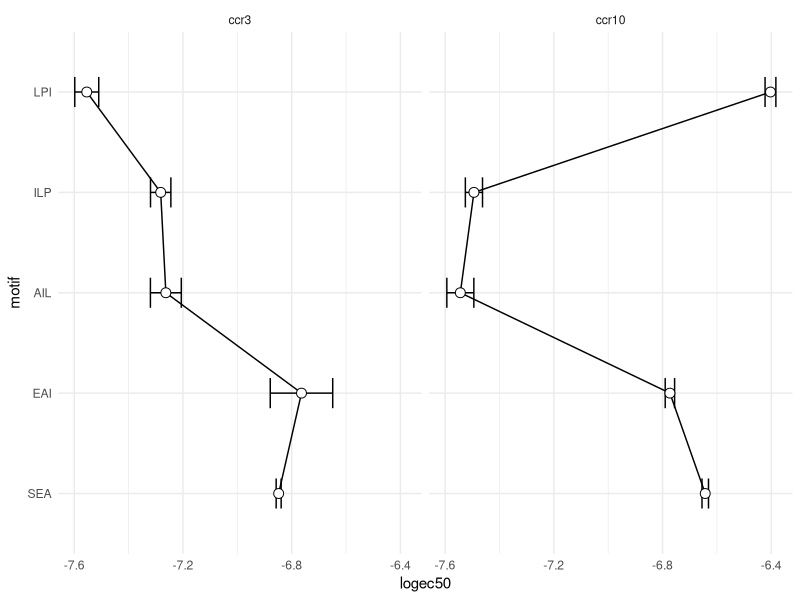
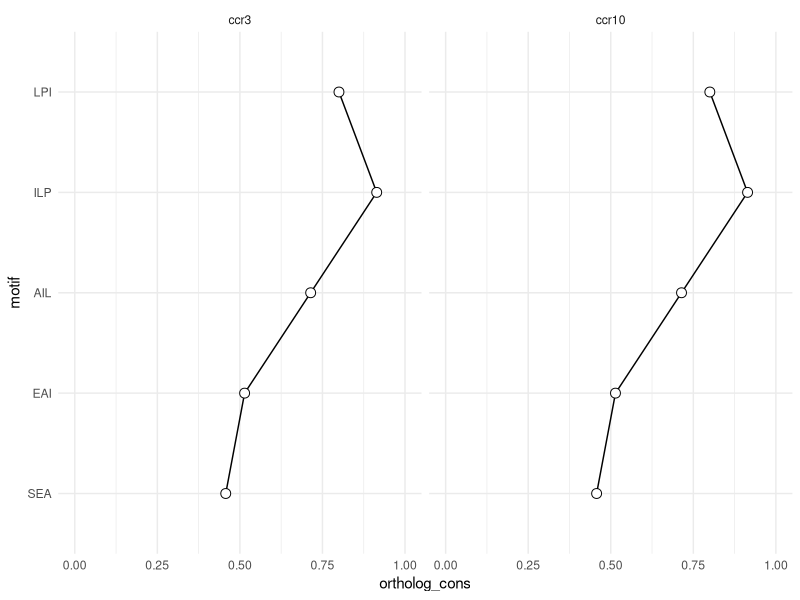
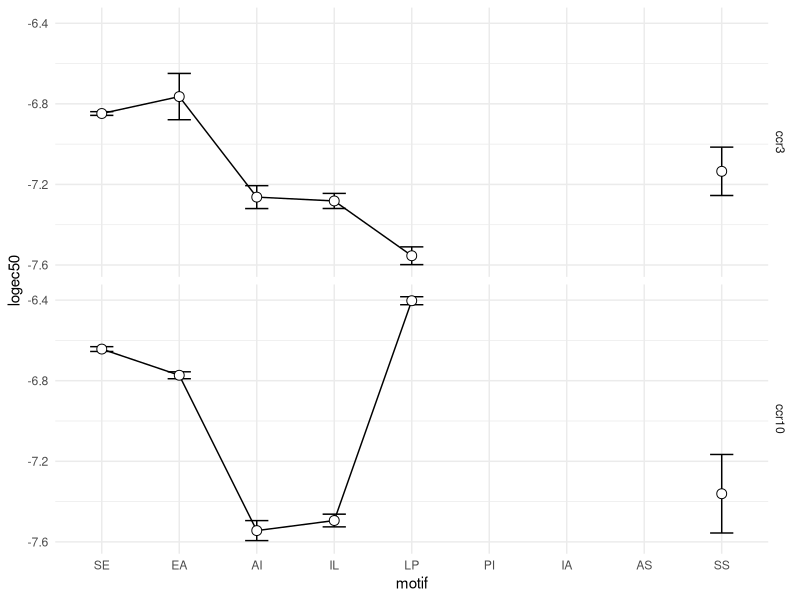
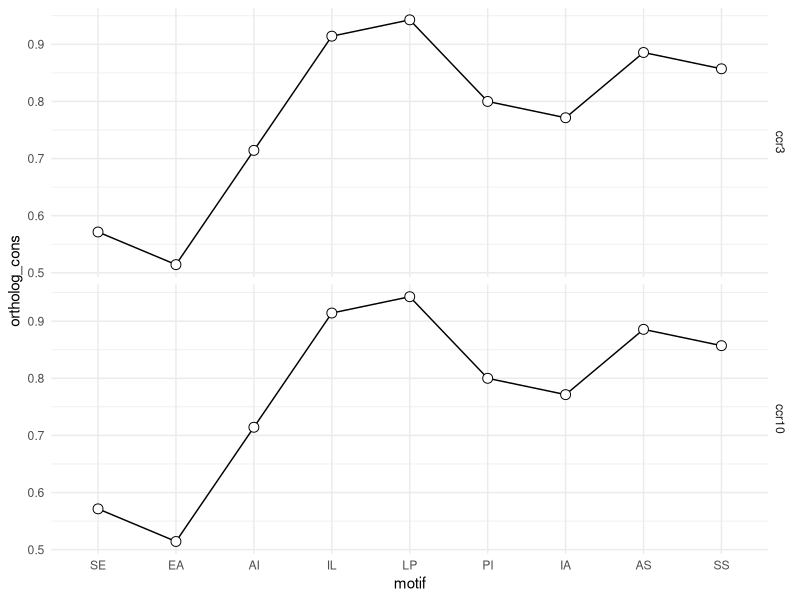
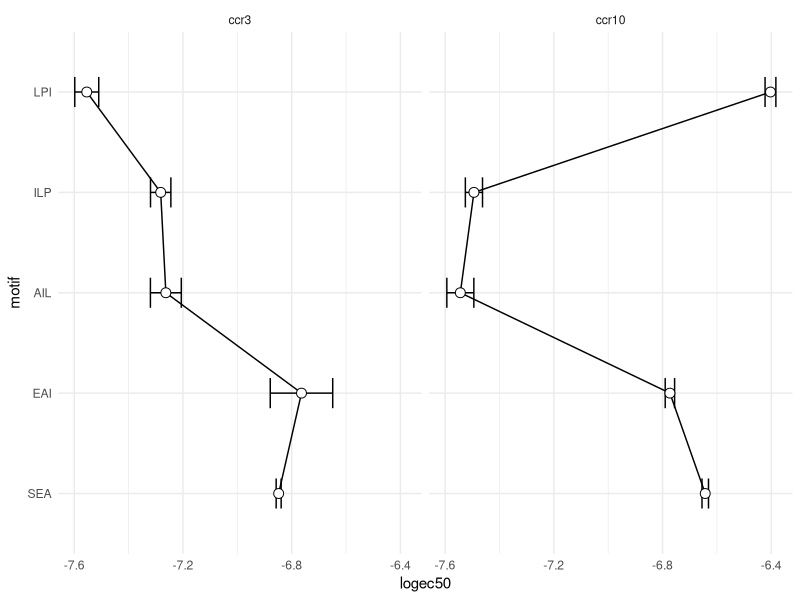
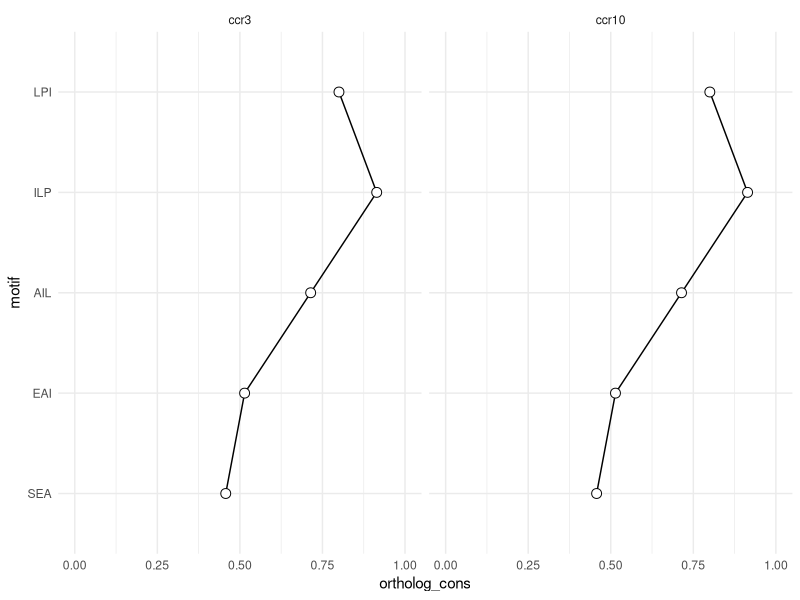

Write R code to recreate these figures, in order.
#

# packages, working directory
library(tidyverse)
setwd("~/Desktop/Volkman_Lab/BABU_VOLKMAN/CHEMOKINE_PRJ/Data/chemokine_gpcr_ms/")

################################################################################


# mer3
data <- read_csv("F5/020117_CCR10_CCR3_Nterm/integrated_ec50_conservation.csv")  

data$motif <- factor(data$motif, levels = c("SEA","EAI","AIL","ILP","LPI","PIA","IAS","ASS","SSC"))
data$receptor <- factor(data$receptor, levels = c("ccr3", "ccr10"))

data %>%
  filter(motif_len == "mer3") %>%
  filter(motif %in% c("SEA", "EAI", "AIL", "ILP", "LPI")) %>%
  ggplot(aes(motif,logec50)) +
  geom_path(group=1) +     
  geom_errorbar(aes(ymin=logec50-logec50error, ymax=logec50+logec50error), width=.3,
                position=position_dodge(0.05)) +
  geom_point(shape = 21, colour = "black", fill = "white", size = 3, stroke = 0.5) +
  theme_minimal() +
  coord_flip() +
  facet_grid(.  ~ receptor)

ggsave(filename = "ccl28_functional.pdf", 
       plot = last_plot(), path = "F5/output/",
       width = 3.5,
       height = 4)

data %>%
  filter(motif_len == "mer3") %>%
  filter(motif %in% c("SEA", "EAI", "AIL", "ILP", "LPI")) %>%
  ggplot(aes(motif,ortholog_cons)) +
  geom_path(group=1) +     
  geom_point(shape = 21, colour = "black", fill = "white", size = 3, stroke = 0.5) +
  theme_minimal() +
  ylim(0,1) +
  coord_flip() +
  facet_grid(. ~ receptor)

ggsave(filename = "ccl28_conservation.pdf", 
       plot = last_plot(), path = "F5/output/",
       width = 3.5,
       height = 4)



# mer2
data <- read_csv("F5/020117_CCR10_CCR3_Nterm/integrated_ec50_conservation.csv")  

data$motif <- factor(data$motif, levels = c("SE","EA","AI","IL","LP","PI","IA","AS","SS"))
data$receptor <- factor(data$receptor, levels = c("ccr3", "ccr10"))

data %>%
  filter(motif_len == "mer2") %>%
  ggplot(aes(motif,logec50)) +
  geom_path(group=1) +     
  geom_errorbar(aes(ymin=logec50-logec50error, ymax=logec50+logec50error), width=.3,
                position=position_dodge(0.05)) +
  geom_point(shape = 21, colour = "black", fill = "white", size = 3, stroke = 0.5) +
  theme_minimal() +
  facet_grid(receptor ~ .)

# ggsave(filename = "ccl28_functional.pdf", 
#        plot = last_plot(), path = "F5/output/",
#        width = 6,
#        height = 6)

data %>%
  filter(motif_len == "mer2") %>%
  ggplot(aes(motif,ortholog_cons)) +
  geom_path(group=1) +     
  geom_point(shape = 21, colour = "black", fill = "white", size = 3, stroke = 0.5) +
  theme_minimal() +
  facet_grid(receptor ~ .)
